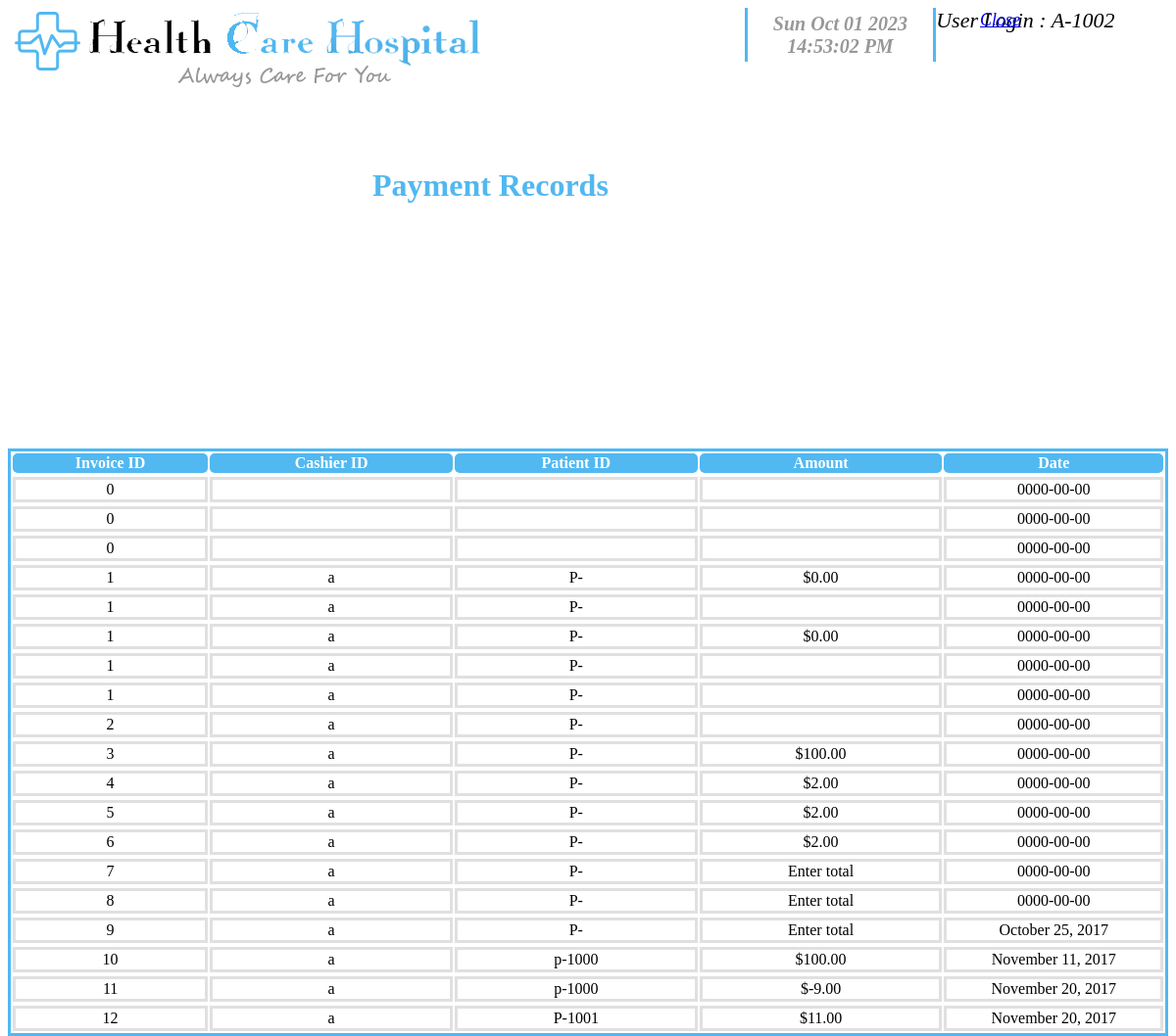
The page /WAD/view_pay.php (signed in) on the database its author committed.
### tables this page shows
CREATE TABLE IF NOT EXISTS `payment` (
  `ID` int(11) NOT NULL,
  `C_ID` varchar(10) NOT NULL,
  `P_ID` varchar(10) NOT NULL,
  `Total` varchar(50) NOT NULL,
  `date` varchar(50) NOT NULL
);

### WAD/ses.php (called while the page is built, shortened)
<?php
$connection = mysql_connect("localhost", "root", "");
$user_check=$_SESSION['login_user'];
$ses_sql=mysql_query("select username from login where username='$user_check'", $connection);
$row = mysql_fetch_assoc($ses_sql);
$login_session =$row['username'];
?>

### WAD/view_pay.php (the view, shortened to what this page needs)
<?php
include('ses.php');
?>
<html >
<head>
<link type="text/css" rel="stylesheet" href="css/style.css" />
<link type="text/css" rel="stylesheet" href="css/patient.css" />
</head>
<body  alink="#51b8f1" vlink="#A0A0A4">
<div class="header">
<img src="Images/looo.png">
<div class="summary"> <label style="text-align: right">     User Login     : </label>  <?php echo $login_session; ?> <p align="right" style="position: absolute; top: -12px;left: 1000px;"> <font style="font-size:18px;"><a href="JavaScript:window.close()">Close </a> </font>
</div>
<div style="text-align:center; font-size:20px; font-style:oblique;width:16%; height:45px; margin:auto;   padding-top:5px; padding-bottom:5px; float:right; border-left:solid; border-right:solid; border-color:#51b8f1; color:#989898;">
<b>
<br>
<span id="time"  />
<br>
<br>
</b>
</div>
</div>
<br>
<br>
<div class="menu_group">
<br>
<div class="menu_items">
</div>
<h1 style="font-family:Georgia, 'Times New Roman', Times, serif; font-style:normal;  position: absolute; left: 380px; top: 150px; color:#51b8f1;"> Payment Records</h1>
<table  align="left" width="100%" style=" border: solid #51b8f1;  " >
<tbody>
    	<tr>
            <th  width= 96 style="border-radius: 5px; text-align: center;  width:80px;  background-color:#51b8f1; color: #ffffff;" >Invoice ID</th>
            <th width= "119" style=" border-radius: 5px; text-align: center;  background-color:#51b8f1; color: #ffffff;">Cashier ID</th>
            <th width="117" style=" border-radius: 5px; background-color:#51b8f1; color: #ffffff; text-align: center; ">Patient ID</th>
            <th width="117" style=" border-radius: 5px; background-color:#51b8f1; color: #ffffff; text-align: center; ">Amount </th>
            <th width="109" style=" border-radius: 5px; background-color:#51b8f1; color: #ffffff; text-align: center;  width:90px;">Date</th>
	</tr>
        <?php
			include "connect.php";
			$i = "select * from payment";
			$h = mysql_query($i);
			while($tr=mysql_fetch_array($h))
			{
		?><tr></tr><br>
        <tr >
        	<td  class="bod" style="text-align: center; width:65px;"><?php echo $tr[0]; ?></td>
            <td class="bod" style="text-align: center; "><?php echo $tr[1]; ?></td>
            <td class="bod" style="text-align: center;   "><?php echo $tr[2]; ?></td>
            <td class="bod" style="text-align: center; "><?php echo $tr[3]; ?></td>
            <td class="bod" style="text-align: center; "><?php echo $tr[4]; ?></td>
           <?php
			}?>
		</tbody>
    </table>
</body>
</html>

### WAD/connect.php (shortened to what this page needs)
<!DOCTYPE html PUBLIC "-//W3C//DTD XHTML 1.0 Transitional//EN" "http://www.w3.org/TR/xhtml1/DTD/xhtml1-transitional.dtd">
<html xmlns="http://www.w3.org/1999/xhtml">
<head>
</head>
<body>
</body>
</html>

### WAD/css/style.css (style rules this page uses)
.header { width:100%; height:90px; margin:auto; float:left; background-color:#ffffff; }
.summary { width:20%; height:90px; margin:auto; font-style:oblique; padding-bottom:5px; float:right; font-size:22px; }
.menu_group { width:100%; height:40px; margin:auto; float:left; }
.menu_items { width:225px; height:35px; margin:auto; float:left; }
table { table-layout:fixed; }
td,th { width:100px; height: auto; word-wrap: break-word; }
.bod { border-bottom: solid; border-left: solid; border-top: solid; border-right: solid; border-color:#E0E0E0; }

### WAD/css/patient.css (style rules this page uses)
.header { width:100%; height:90px; margin:auto; float:left; background-color:#ffffff; }
.summary { width:20%; height:90px; margin:auto; font-style:oblique; padding-bottom:5px; float:right; font-size:22px; }
.menu_group { width:100%; height:40px; margin:auto; float:left; }
.menu_items { width:213px; height:35px; margin:auto; float:left; }

### rows shown on the page
payment: ID "0", date "0000-00-00"
payment: ID "0", date "0000-00-00"
payment: ID "0", date "0000-00-00"
payment: ID "1", C_ID "a", P_ID "P-", Total "$0.00", date "0000-00-00"
payment: ID "1", C_ID "a", P_ID "P-", date "0000-00-00"
payment: ID "1", C_ID "a", P_ID "P-", Total "$0.00", date "0000-00-00"
payment: ID "1", C_ID "a", P_ID "P-", date "0000-00-00"
payment: ID "1", C_ID "a", P_ID "P-", date "0000-00-00"
payment: ID "2", C_ID "a", P_ID "P-", date "0000-00-00"
payment: ID "3", C_ID "a", P_ID "P-", Total "$100.00", date "0000-00-00"
payment: ID "4", C_ID "a", P_ID "P-", Total "$2.00", date "0000-00-00"
payment: ID "5", C_ID "a", P_ID "P-", Total "$2.00", date "0000-00-00"
payment: ID "6", C_ID "a", P_ID "P-", Total "$2.00", date "0000-00-00"
payment: ID "7", C_ID "a", P_ID "P-", Total "Enter total", date "0000-00-00"
payment: ID "8", C_ID "a", P_ID "P-", Total "Enter total", date "0000-00-00"
payment: ID "9", C_ID "a", P_ID "P-", Total "Enter total", date "October 25, 2017"
payment: ID "10", C_ID "a", P_ID "p-1000", Total "$100.00", date "November 11, 2017"
payment: ID "11", C_ID "a", P_ID "p-1000", Total "$-9.00", date "November 20, 2017"
payment: ID "12", C_ID "a", P_ID "P-1001", Total "$11.00", date "November 20, 2017"

### other values the page prints
$login_session "A-1002"
